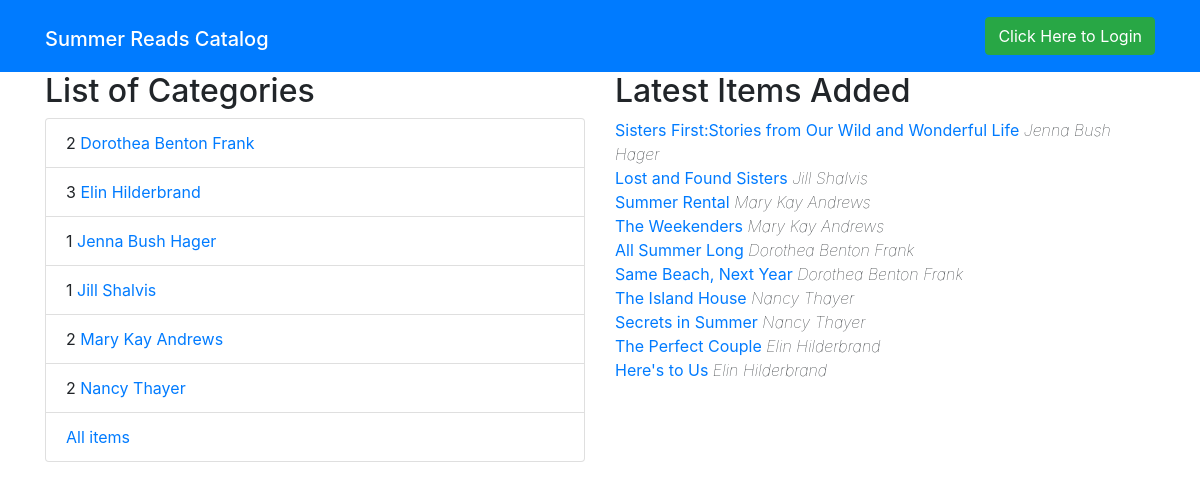
The page /category on the database its author committed.
### database_setup.py (models this page shows, shortened)
class Category(Base):
    __tablename__ = 'category'
    id = Column(Integer, primary_key=True)
    name = Column(String(250), nullable=False)
    items = relationship('CatalogItem', backref='Category')
    user_id = Column(Integer, ForeignKey('user.id'))
    user = relationship(User)

class CatalogItem(Base):
    __tablename__ = 'catalog_item'
    id = Column(Integer, primary_key=True)
    name = Column(String(250), nullable=False)
    description = Column(String(250))
    category_id = Column(Integer, ForeignKey('category.id'))
    category = relationship(Category)
    user_id = Column(Integer, ForeignKey('user.id'))
    user = relationship(User)

### application.py (the view)
@app.route('/')
@app.route('/category')
def main_page():
    categories = session.query(Category).order_by(asc(Category.name))
    items = session.query(CatalogItem).order_by(desc(CatalogItem.id)).limit(10)
    return render_template('main.html', categories=categories, items=items)

### templates/main.html
{% extends "base.html" %}
{% block content %}
    <div class="row">
        <div class="col-md-6 custom-column">
          <h2>List of Categories</h2>
          <ul class="list-group">
            {% for category in categories %}
              <li class="list-group-item">
                <span class="tag tag-default tag-pill float-xs-right">
                  {{ category.items|length }}
                </span>
                <a href="{{ url_for('show_items',
                  category_name=category.name) }}">{{ category.name }}</a>
              </li>
            {% endfor %}
            <li class="list-group-item">
              <a href="/">All items</a>
            </li>
          </ul>
        </div>
        <div class="col-md-6 custom-column">
          {% if category %}
            <h2>
              {{ category.name }} Items ({{ category.items|length }} item(s))
            </h2>
            <ul class="list-group">
              {% for item in category.items %}
                <li>
                  <a href="{{ url_for('view_items',
                    category_name=category.name,item_name=item.name) }}">
                    {{ item.name }}
                  </a>
                </li>
              {% endfor %}
            </ul>
          {% else %}
            <h2>Latest Items Added</h2>
            {% for item in items %}
              <ul class="nav nav-sidebar latest-items">
                <li>
                  <a href="{{ url_for('view_items',
                    category_name=item.category.name,item_name=item.name) }}">
                    {{ item.name }}
                  </a>
                  <span class="tag tag-default tag-pill">
                    {{ item.category.name }}
                  </span>
                </li>
              </ul>
            {% endfor %}
          {% endif %}
        </div>
    </div>
{% endblock %}

### templates/base.html (shortened to what this page needs)
<!DOCTYPE html>
<html lang="en">
  <head>
    <link rel="stylesheet" href="https://maxcdn.bootstrapcdn.com/bootstrap/4.0.0-beta.2/css/bootstrap.min.css">
    <link rel=stylesheet type=text/css href="{{ url_for('static', filename='style.css') }}">
  </head>
  <body>
    <nav class="navbar navbar-dark bg-primary">
      <div class="container">
        <h1><a class="navbar-brand" id="main-brand-text" href="/">Summer Reads Catalog</a></h1>
        <div id="navbar">
          {% if 'username' not in session %}
            <a class="btn btn-primary btn-success"
              href="{{url_for('login')}}">Click Here to Login</a>
          {% else %}
            <span class="float-xs-right">
              <a class="btn btn-secondary"
                href="{{ url_for('new_item') }}">Create Item</a>
              <a class="btn btn-primary btn-success" href="{{url_for('logout')}}">Logout</a>
            </span>
          {% endif %}
        </div>
      </div>
    </nav>
    <div class="container">
      {% block content %}
      {% endblock content %}
    </div>
  </body>
</html>

### static/style.css (style rules this page uses)
ul.latest-items span.tag { font-style: italic; font-weight: lighter; }
.custom-column { margin-bottom: 1rem; }
a { text-decoration: none !important; }

### rows shown on the page
Category: items|length "2", name "Dorothea Benton Frank"
Category: items|length "3", name "Elin Hilderbrand"
Category: items|length "1", name "Jenna Bush Hager"
Category: items|length "1", name "Jill Shalvis"
Category: items|length "2", name "Mary Kay Andrews"
Category: items|length "2", name "Nancy Thayer"
CatalogItem: name "Sisters First:Stories from Our Wild and Wonderful Life", category.name "Jenna Bush Hager"
CatalogItem: name "Lost and Found Sisters", category.name "Jill Shalvis"
CatalogItem: name "Summer Rental", category.name "Mary Kay Andrews"
CatalogItem: name "The Weekenders", category.name "Mary Kay Andrews"
CatalogItem: name "All Summer Long", category.name "Dorothea Benton Frank"
CatalogItem: name "Same Beach, Next Year", category.name "Dorothea Benton Frank"
CatalogItem: name "The Island House", category.name "Nancy Thayer"
CatalogItem: name "Secrets in Summer", category.name "Nancy Thayer"
CatalogItem: name "The Perfect Couple", category.name "Elin Hilderbrand"
CatalogItem: name "Here's to Us", category.name "Elin Hilderbrand"
